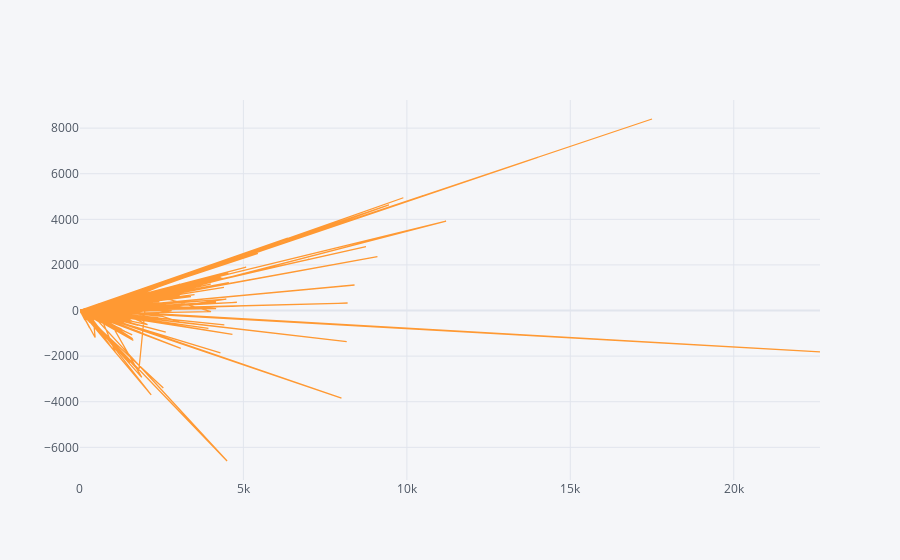

Notebook code cell kept with this figure:
### Code cell
import cufflinks as cf
from plotly.offline import download_plotlyjs,init_notebook_mode,plot,iplot      #scatter plot of sales and profit
init_notebook_mode(connected = True)
cf.go_offline()
df.iplot(kind = 'scatter',x='Sales',y='Profit')

### Figure 1 — Plotly figure (JSON) as saved in the notebook; plotly's stock layout.template omitted (floating-point values rounded to 4 significant figures; data arrays with more than 128 entries replaced by an {"elided": "..."} marker saying what was removed)
{"data": [{"line": {"color": "rgba(255, 153, 51, 1.0)", "dash": "solid", "shape": "linear", "width": 1.3}, "mode": "lines", "name": "Profit", "text": "", "type": "scatter", "x": {"elided": "9994 float values"}, "y": {"elided": "9994 float values"}}], "layout": {"legend": {"bgcolor": "#F5F6F9", "font": {"color": "#4D5663"}}, "paper_bgcolor": "#F5F6F9", "plot_bgcolor": "#F5F6F9", "title": {"font": {"color": "#4D5663"}}, "xaxis": {"gridcolor": "#E1E5ED", "showgrid": true, "tickfont": {"color": "#4D5663"}, "title": {"font": {"color": "#4D5663"}, "text": ""}, "zerolinecolor": "#E1E5ED"}, "yaxis": {"gridcolor": "#E1E5ED", "showgrid": true, "tickfont": {"color": "#4D5663"}, "title": {"font": {"color": "#4D5663"}, "text": ""}, "zerolinecolor": "#E1E5ED"}}}
